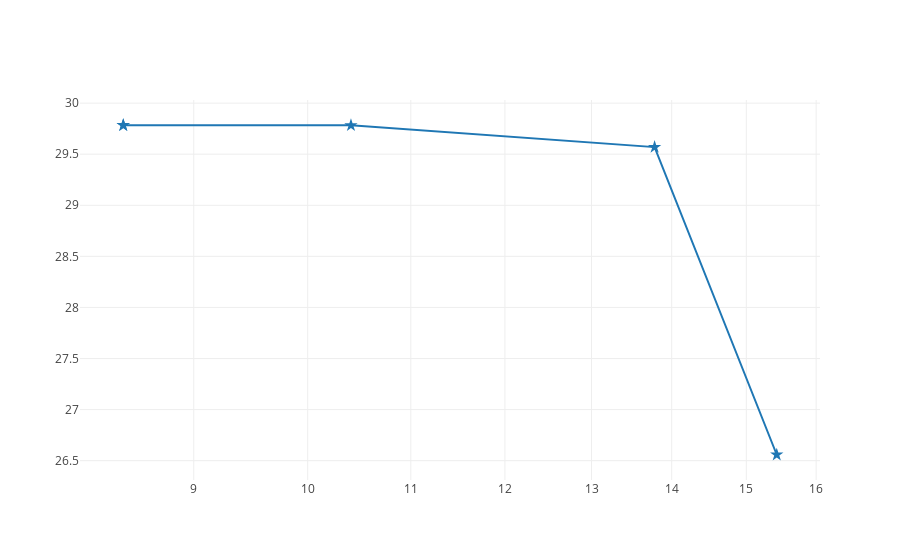

This figure's notebook cell:
### Code cell
with open('/home/rakshith/Desktop/CHAOSCT/adver/arch1_waac.json') as json_file:  
    data = json.load(json_file)
    psnr,bpp=[],[]
    new_bpp=[]
    mean_x,mean_y=[],[]
    
    
    for p in data:
        psnr.append(p['psnr'])
        bpp.append((p['bpp']))
        
    for row in bpp:

        row[:]=([16 / x for x in row])
        new_bpp.append(row[:])

    
    i=0

    while(i<len(psnr)):

        mean_y.append(statistics.mean(psnr[i]))
        mean_x.append(statistics.mean(new_bpp[i]))
        i=i+1
        
    trace0 = go.Scatter(
    x = mean_x,
    y = mean_y,marker={'symbol': 'star', 'size': 10},
    mode = 'lines+markers',
    name = 'Arch1')
    
data=[trace0]
layout = go.Layout(
xaxis=dict(
    type='log'
    )
)
fig = dict(data=data,layout=layout)
plotly.offline.iplot(fig, filename='Mean_graph')

### Figure 1 — Plotly figure (JSON) as saved in the notebook; plotly's stock layout.template omitted (floating-point values rounded to 4 significant figures)
{"data": [{"marker": {"size": 10, "symbol": "star"}, "mode": "lines+markers", "name": "Arch1", "type": "scatter", "uid": "4069135f-347c-4ed1-8350-c6efb347061d", "x": [8.432, 8.432, 10.41, 13.78, 15.43], "y": [29.78, 29.78, 29.78, 29.57, 26.56]}], "layout": {"xaxis": {"type": "log"}}}
